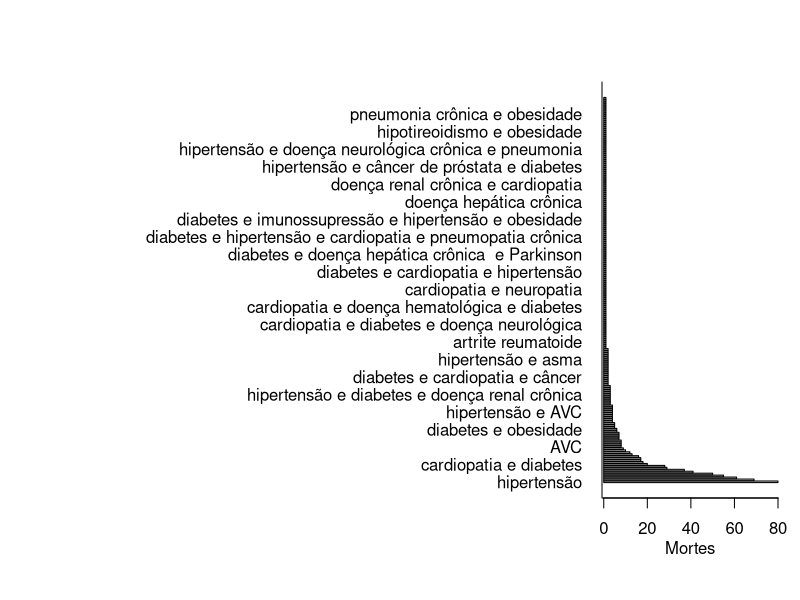

The R script that drew this image:
if (!("readxl") %in% installed.packages()) install.packages("readxl")
library(readxl)
covid_19_bauru_mortes <- read_excel("dados/covid_19_bauru_mortes.xlsx")
comorbidades <- table(covid_19_bauru_mortes$comorbidade)
par(mar=c(5,30,4,1)+.1)
barplot(sort(comorbidades, decreasing=TRUE),
        horiz = TRUE,
        las = 1)
mtext(side = 1, text = "Mortes", line = 2)
box(bty = "L")

par(mfrow = c(1,1))
